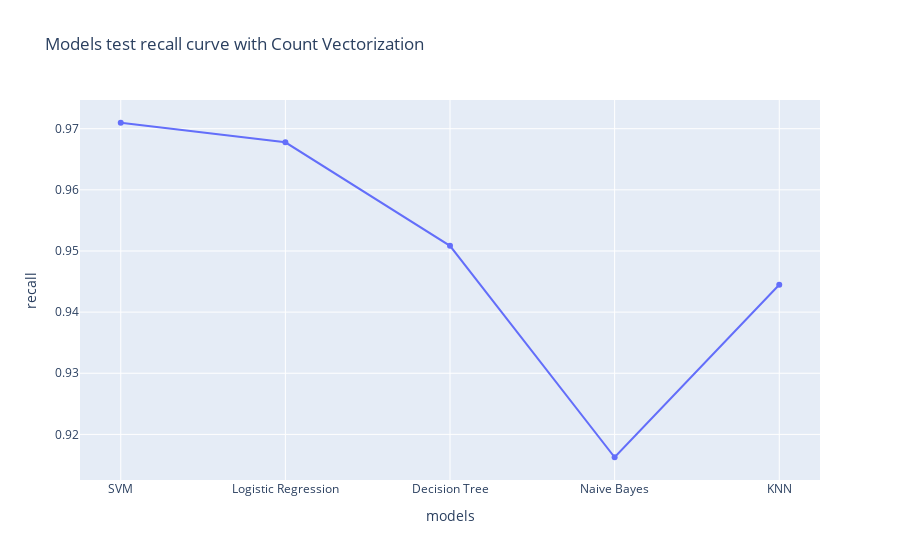

Here is the notebook cell this chart was saved with:
### Code cell
x_data_recall = [svc_recall,lr_recall,dt_recall,nb_recall,knn_recall]
px.line(x=y_data,y=x_data_precision,title="Models test recall curve with Count Vectorization",labels={'x':'models','y':'recall'},markers='o')

### Figure 1 — Plotly figure (JSON) as saved in the notebook; plotly's stock layout.template omitted (floating-point values rounded to 4 significant figures)
{"data": [{"hovertemplate": "models=%{x}<br>recall=%{y}<extra></extra>", "legendgroup": "", "line": {"color": "#636efa", "dash": "solid"}, "marker": {"symbol": "circle"}, "mode": "lines+markers", "name": "", "orientation": "v", "showlegend": false, "type": "scatter", "x": ["SVM", "Logistic Regression", "Decision Tree", "Naive Bayes", "KNN"], "xaxis": "x", "y": [0.971, 0.9678, 0.9508, 0.9163, 0.9445], "yaxis": "y"}], "layout": {"legend": {"tracegroupgap": 0}, "title": {"text": "Models test recall curve with Count Vectorization"}, "xaxis": {"anchor": "y", "domain": [0, 1], "title": {"text": "models"}}, "yaxis": {"anchor": "x", "domain": [0, 1], "title": {"text": "recall"}}}}
